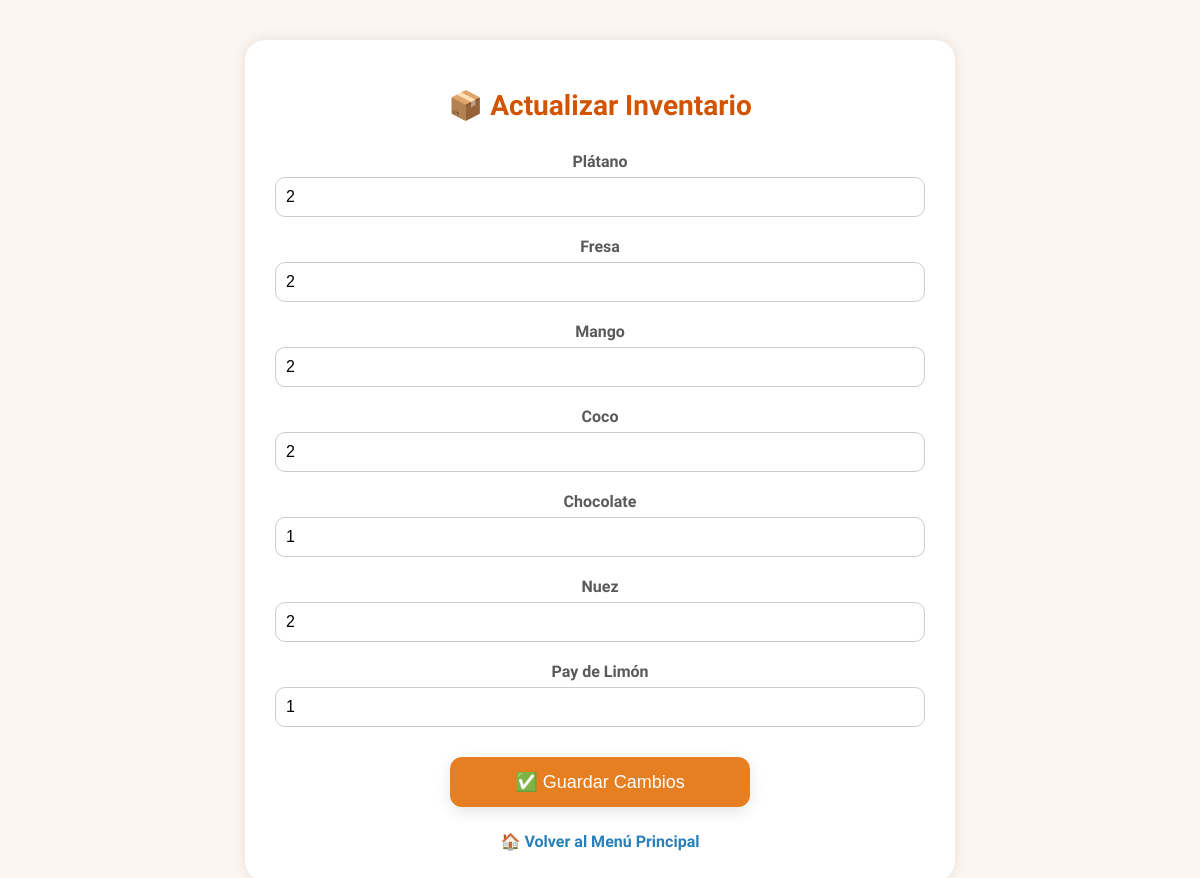
The page /actualizar_inventario on the database as committed earlier.
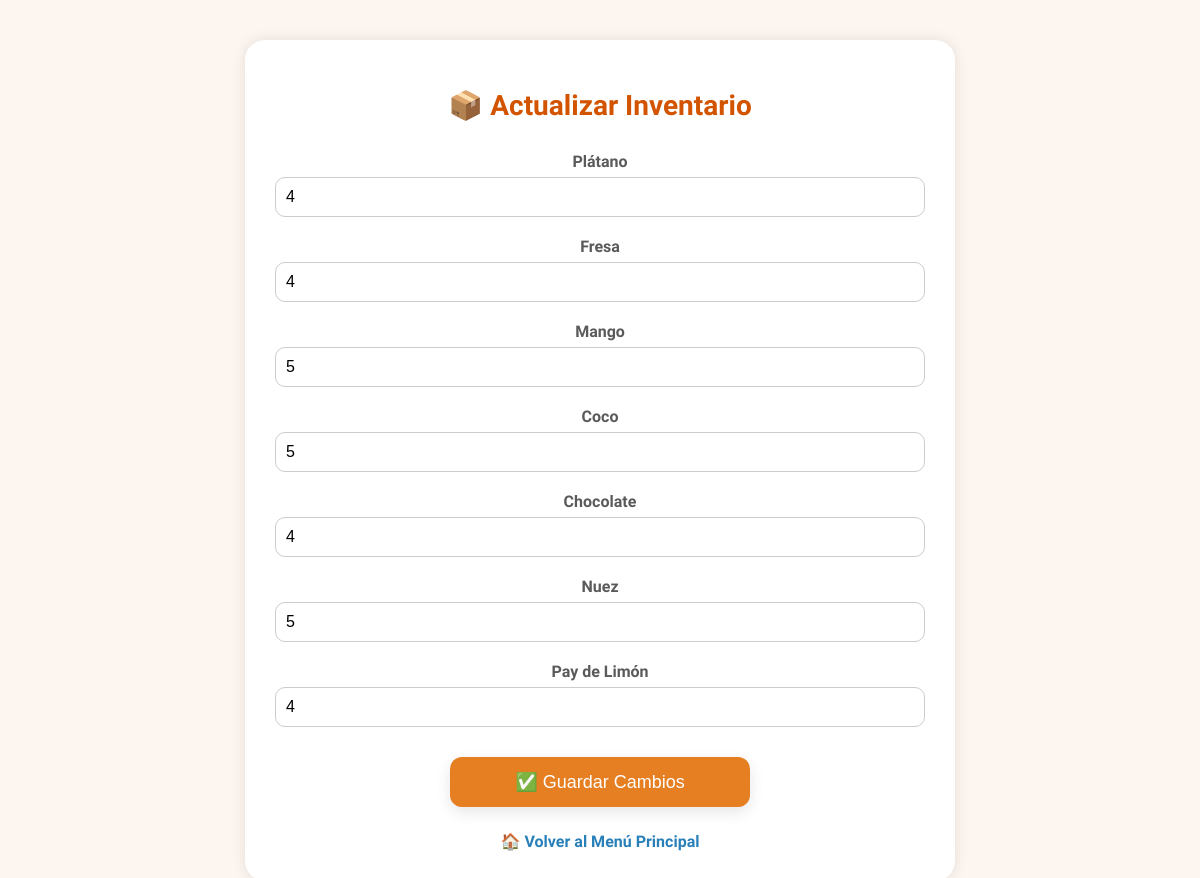
The same page on the database as committed later.
### models.py (models this page shows)
class InventarioBollos(db.Model):
    __tablename__ = 'inventario_bollos'
    id = Column(Integer, primary_key=True)
    vendedora = Column(String(100), nullable=False)        # Nombre de la vendedora
    sabor = Column(String(50), nullable=False)              # Sabor del bollo
    cantidad_actual = Column(Integer, default=0)            # Cantidad disponible
    fecha_asignacion = Column(Date, nullable=False)         # Fecha en que se asignó el inventario

### app.py (the view, shortened to what this page needs)
@app.route('/actualizar_inventario', methods=['GET', 'POST'])
def actualizar_inventario():
    vendedora = "Mary"
    mensaje = None
    sabores = ["Plátano", "Fresa", "Mango", "Coco", "Chocolate", "Nuez", "Pay de Limón"]
    inventario = {
        item.sabor: item.cantidad_actual
        for item in InventarioBollos.query.filter_by(vendedora=vendedora).all()
    }
    return render_template('actualizar_inventario.html', sabores=sabores, inventario=inventario, mensaje=mensaje)

### templates/actualizar_inventario.html (shortened to what this page needs)
<!DOCTYPE html>
<html lang="es">
<head>
    <link rel="stylesheet" href="{{ url_for('static', filename='css/style.css') }}">
</head>
<body class="actualizar-inventario-body">
    <div class="contenedor-formulario">
        <h1>📦 Actualizar Inventario</h1>
        <form method="POST">
            {% for sabor in sabores %}
                <label for="{{ sabor }}">{{ sabor }}</label>
                <input type="number" name="{{ sabor }}" min="0" value="{{ inventario.get(sabor, 0) }}">
            {% endfor %}
            <button type="submit" class="menu-button">✅ Guardar Cambios</button>
        </form>
        <div class="volver">
            <a href="/">🏠 Volver al Menú Principal</a>
        </div>
    </div>
</body>
</html>

Rows that differ between the two databases and show on the page:
changed InventarioBollos "Plátano": Plátano "2" → "4"
changed InventarioBollos "Fresa": Fresa "2" → "4"
changed InventarioBollos "Mango": Mango "2" → "5"
changed InventarioBollos "Coco": Coco "2" → "5"
changed InventarioBollos "Chocolate": Chocolate "1" → "4"
changed InventarioBollos "Nuez": Nuez "2" → "5"
changed InventarioBollos "Pay de Limón": get "1" → "4"
